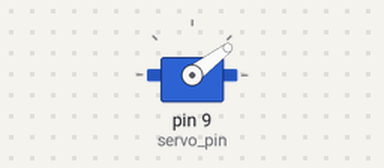
The sketch below on a simulated Arduino Uno, built with avr-gcc and run on an emulated ATmega328P. On the bench: servo.

Above: at 0.05 s.
At 0.15 s:
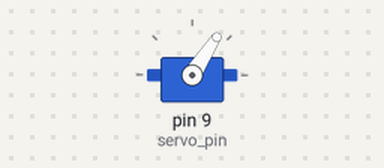
At 0.3 s:
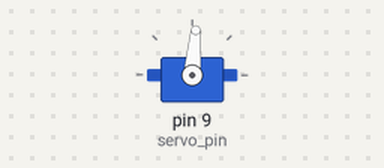
Timing chart, 0 to 3.0 s (numbered marks = the images above):
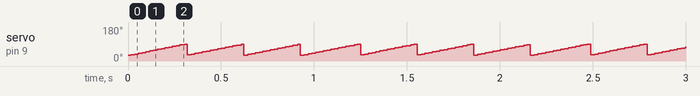

Measured:
- by itself, servo on pin 9 (servo_pin): ramps from 30° to 90° and jumps back, once every 0.30 s

The sketch:

Servo_motor.ino
```cpp
#include <Servo.h>

int servo_pin=9;

Servo servo;

int angle =30;   // first angle

void setup()
{
  servo.attach(servo_pin);
}


void loop()
{
  // rotate from 30 to 90 degrees
  for(angle = 30; angle <= 90; angle++)
  {
    servo.write(angle);
    delay(5);
  }
}
```
